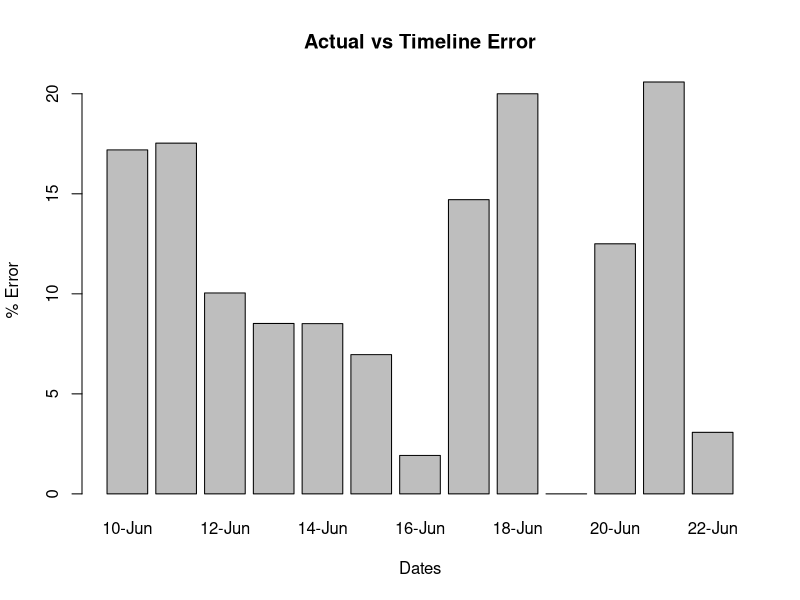
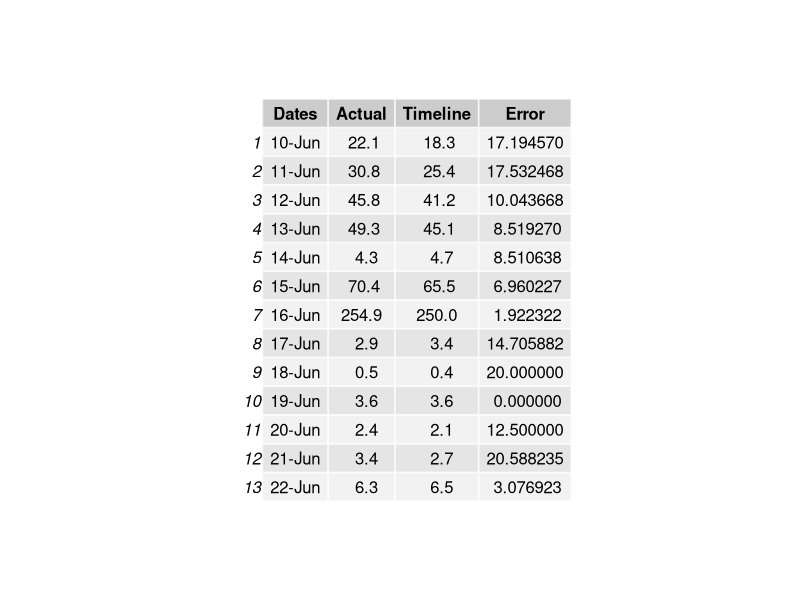

These charts were generated, in order, by the following R code:
if(!require(gridExtra)){install.packages("gridExtra", dependencies=TRUE)}
library(gridExtra)

df = read.csv("actual_csv/Daniel-Accuracy.csv")

# create bar chart
error = 100 * abs(df$Timeline - df$Actual) / pmax(df$Timeline, df$Actual)
png("R_Graphs/user-1/user-1_bar_chart.png")
barplot(error, main="Actual vs Timeline Error", xlab="Dates", ylab="% Error", names.arg=df$Date)
dev.off()

df$Error = error

# create table
png("R_Graphs/user-1/user-1_table.png", height=30 * nrow(df), width=70 * ncol(df))
grid.table(df)
dev.off()
